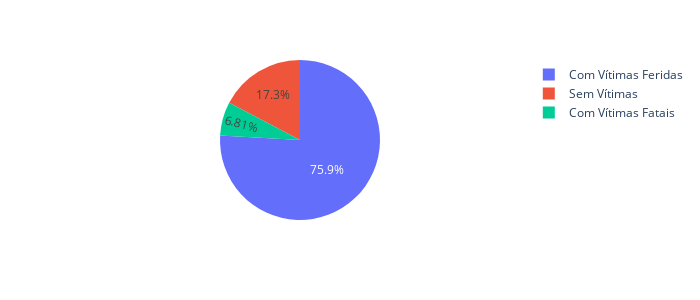

The cell this chart's notebook holds for it:
### Code cell
#lib plot > pizza
dados_x= ['Com Vítimas Feridas', 'Com Vítimas Fatais', 'Sem Vítimas' ]
dados_y= ['51183', '4592', '11671']

fig = px.pie(names=dados_x, values= dados_y, width=700, height=300)
fig.show()

### Figure 1 — Plotly figure (JSON) as saved in the notebook; plotly's stock layout.template omitted (floating-point values rounded to 4 significant figures)
{"data": [{"domain": {"x": [0, 1], "y": [0, 1]}, "hovertemplate": "label=%{label}<br>value=%{value}<extra></extra>", "labels": ["Com Vítimas Feridas", "Com Vítimas Fatais", "Sem Vítimas"], "legendgroup": "", "name": "", "showlegend": true, "type": "pie", "values": ["51183", "4592", "11671"]}], "layout": {"height": 300, "legend": {"tracegroupgap": 0}, "margin": {"t": 60}, "width": 700}}
